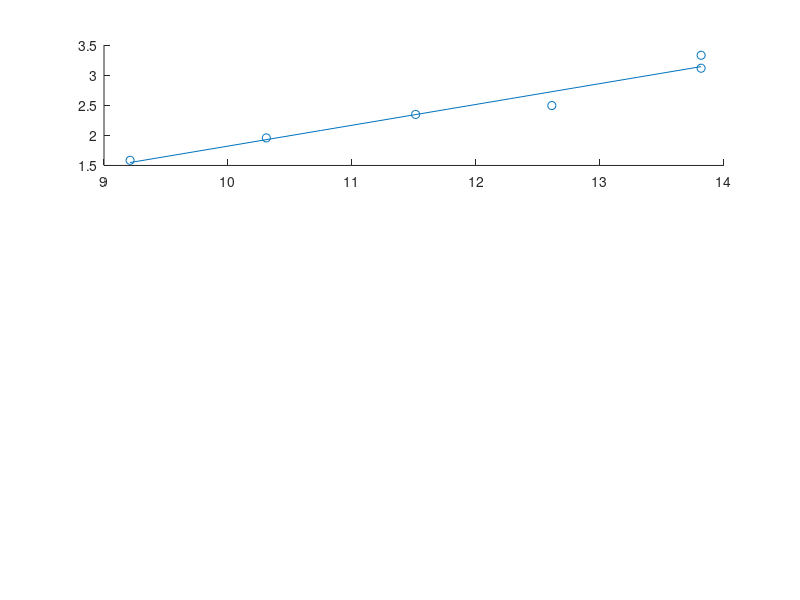

Recreate this plot in MATLAB. (Note: this script raises an error after producing the figure.)
%log-logs
Ras=[1E4,3E4,1E5,3E5,1E6,1E6];
x=Ras
Nus=[4.87914,7.08111,10.4611,12.1163,22.5216,27.9268];
Vs=[45.4295,96.2611,212.429,131.594,1022.83,1955.57];
deltas=[0.273438,0.195313,0.132813,0.164063,0.070313,0.054688];
xName='log(Ra)';
for subber=0:2
    if (subber==0)
        y=Nus;
        yName='log(Nu)';
        P=polyfit(log(x),log(y),1);
        subtitle=['Nu V Ra powerlaw:Nu=Ra\^(',num2str(P(1)),')'];
        style='b-';
    end
    if (subber==1) 
        y=Vs;
        yName='Log(V)';
        P=polyfit(log(x),log(y),1);
        subtitle=['Nu V velocity powerlaw:V=Ra\^(',num2str(P(1)),')'];
        style='b-';
    end
    if (subber==2)
        y=deltas;
        yName='Log(\delta)';
        P=polyfit(log(x),log(y),1);
        subtitle=['Nu V thermal layer thickness powerlaw:\delta=Ra\^(',num2str(P(1)),')'];
        style='b-';
    end
    subplot(3,1,subber+1)
    scatter(log(x),log(y)),hold on;
    fitX=linspace(min(log(x)),max(log(x)),10);
    plot(fitX,(P(1)*fitX+P(2)));
    plotfinishier2(subtitle,xName,yName)
end
